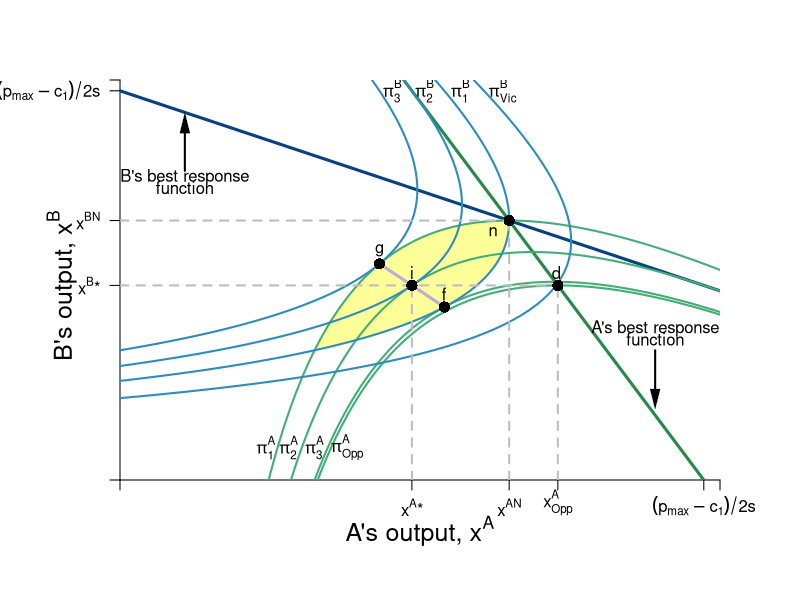

The R script that drew this image:
require(shape)
pdf(file = "competitionmarkets/cournot_brfs_profits.pdf", width = 9, height = 7)

#Set parameters for graphics
axislabelsize <- 1.5
graphlinewidth <- 3
segmentlinewidth <- 2

COL <- c("#7fc97f", "#beaed4", "#fdc086", "#ffff99", "#386cb0", "#f0027f", "#bf5b17", "#666666")
COLA <- c("#99d8c9","#66c2a4","#41ae76", "#238b45", "#005824")
COLB <- c("#4eb3d3", "#2b8cbe", "#0868ac","#084081")

par(mar =  c(6, 6, 4, 4))

piA <- function(xa, xb, s = 0.5, pmax = 20, c1 = 2) {
  (pmax - s*xb)*xa - s*(xa)^2 - c1*xa
}

piB <- function(xa, xb, s = 0.5, pmax = 20, c1 = 2) {
  (pmax - s*xa)*xb - s*(xb)^2 - c1*xb
}

brfB <- function(xa, s = 0.5, pmax = 20, c1 = 2) {
  (pmax - c1)/(2*s) - (1/2)*xa
}

brfA <- function(xa, s = 0.5, pmax = 20, c1 = 2) {
  (pmax - c1)/s - 2*xa
}

isoA <- function(xa, s = 0.5, pmax = 20, c1 = 2, piA = 72){
  -(c1*xa - pmax*xa + s*xa^2 + piA)/(s*xa)
}

isoB1 <- function(xa, s = 0.5, pmax = 20, c1 = 2, piB = 72){
   (-sqrt((c1 - pmax + s*xa)^2 - 4*piB*s) - c1 + pmax -s*xa)/(2*s)
}

isoB2 <- function(xa, s = 0.5, pmax = 20, c1 = 2, piB = 72){
  (sqrt((c1 - pmax + s*xa)^2 - 4*piB*s) - c1 + pmax -s*xa)/(2*s)
}


#Input into Wolfram Alpha: solve for x y = 1/b - (0.5*x)/(a*b) - u/(a*b*x)

#solve for y 72 = (p - s*y)*x - s*(x)^2 - c1*x 
#solve for y 72 = (p - s*x)*y - s*(y)^2 - c1*y

xlims <- c(0, 18.5)
ylims <- c(0, 18.5)

npts <- 501 
x <- seq(xlims[1], xlims[2], length.out = npts)
y <- seq(ylims[1], ylims[2], length.out = npts) 
a <- c(72, 81, 90, 91.125)
b <- c(61, 72, 81, 90)

plot(0, 0, xlim = xlims, ylim = ylims, type = "n",
     xlab = expression(paste("")),
     ylab = expression(paste("")), 
     xaxt = "n", 
     yaxt = "n", 
     cex.lab = axislabelsize, 
     bty = "n",
     xaxs="i", 
     yaxs="i")

# ticksy <- seq(from = 0, to = ylims[2], by = 2)
# ylabels <- seq(from = 0, to = ylims[2], by = 2)
# ticksx <- seq(from = 0, to = xlims[2], by = 2)
# xlabels <- seq(from = 0, to = xlims[2], by = 2)
ticksy <- c(0, 9, 12, 18, ylims[2])
ylabels <- c(NA, expression(paste(x^{B},"*")), expression(paste(x^{BN})), expression(paste((p[max] - c[1])/2*s)), NA)
ticksx <- c(0, 9, 12, 13.5, 18, xlims[2])
xlabels <- c(NA, expression(paste(x^{A},"*")), expression(paste(x^{AN})), expression(paste(x[Opp]^{A})), expression(paste( (p[max] - c[1])/2*s )), NA)


axis(1, at = ticksx, pos = 0, labels = xlabels)
axis(2, at = ticksy, pos = 0, labels = ylabels, las = 1)

npts <- 500 
xx1 <- seq(xlims[1], xlims[2], length.out = npts)

#Pareto-improving lens
xpoly1 <- seq(from = 5.95, to = 12, length.out = 500)
ypoly1 <- isoA(xpoly1)
ypoly2 <- isoB1(xpoly1)
polygon(x = c(xpoly1, rev(xpoly1)), y = c(ypoly1, rev(ypoly2)), col=COL[4], density=NULL, border = NA)


lines(xx1, brfA(xx1, s = 0.5, pmax = 20, c1 = 2), col = COLA[4], lwd = graphlinewidth)
lines(xx1, brfB(xx1, s = 0.5, pmax = 20, c1 = 2), col = COLB[4], lwd = graphlinewidth)

contour(y, x, 
        outer(x, y, piA),
        #labels = c("v1", "v2", "v3"),
        drawlabels = FALSE,
        col = COLA[3],
        #xlab = expression(paste("A's Apples, ", x)),
        #ylab = expression(paste("A's Oranges, ", y)),
        #cex.lab = axislabelsize,
        lwd = segmentlinewidth,
        levels = a, 
        xaxs="i", 
        yaxs="i", 
        add = TRUE) 

mtext(expression(paste("A's output, ", x^A)), side=1, line = 2.5, cex = axislabelsize)
text(-1.8, 9, expression(paste("B's output, ", x^B)), xpd = TRUE, cex = axislabelsize, srt = 90) 

#Add arrows:
#arrows(-0.8, 10, -0.8, 14, xpd = TRUE, length=0.1,angle=40,lwd=3)
#arrows(6.2, -1.7, 9, -1.7, xpd = TRUE, length=0.1,angle=40,lwd=3)


contour(x, y, 
        outer(x, y, piB),
        #labels = c("v1", "v2", "v3"),
        drawlabels = FALSE,
        col = COLB[2],
        #xlab = expression(paste("")),
        #ylab = expression(paste("")),
        lwd = segmentlinewidth,
        levels = b, 
        add = TRUE
        #xaxs="i", 
        #yaxs="i"
) 


#segments(4.11765, 6.17647, 5.88, 8.88, lty = 1, col = COL[2] , lwd = graphlinewidth)
# text(7.3, 3, expression("Pareto Efficient"))
# text(7.3, 2.4, expression("Curve"))
# Arrows(7.3, 3.5, 7.3, 6.1, col = "black", lty = 1, lwd = 2, arr.type = "triangle", arr.lwd = 0.5)

#Label the iso-welfare functions for the HG, Aisha
text(4.5, 1.5, expression(pi[1]^A))
text(5.2, 1.5, expression(pi[2]^A))
text(6, 1.5, expression(pi[3]^A))
text(7, 1.5, expression(pi[Opp]^A))
#text(6.6, 8.3, expression(u[4]^A))

#Label the indifference curves for the HG, Betty
text(11.8, 18, expression(pi[Vic]^B))
text(10.5, 18, expression(pi[1]^B))
text(9.4, 18, expression(pi[2]^B))
text(8.4, 18, expression(pi[3]^B))
#text(3.4, 6.9, expression(v[4]^B))

#Label Nash Equilibrium 
segments(0, 12, 12, 12, lty = 2, col = "gray" , lwd = segmentlinewidth)
segments(12, 0, 12, 12, lty = 2, col = "gray" , lwd = segmentlinewidth)
points(12, 12, pch = 16, col = "black", cex = 1.5)
#text(14, 12.4, expression(paste("Nash Equilibrium")))
text(11.5, 11.5, expression(paste("n")))

#Checking points
#points(5.95, 5.95, pch = 16, col = "black", cex = 1.5)
segments(8, 10, 10, 8, lty = 1, col = COL[2] , lwd = graphlinewidth)


text(9, 9.6, expression(paste("i")))
segments(0, 9, 13.5, 9, lty = 2, col = "gray" , lwd = segmentlinewidth)
segments(9, 0, 9, 9, lty = 2, col = "gray" , lwd = segmentlinewidth)
segments(13.5, 0, 13.5, 9, lty = 2, col = "gray" , lwd = segmentlinewidth)
points(9, 9, pch = 16, col = "black", cex = 1.5)
points(13.5, 9, pch = 16, col = "black", cex = 1.5)
text(13.45, 9.6, expression(paste("d")))


points(10, 8, pch = 16, col = "black", cex = 1.5)
text(10, 8.6, expression(paste("f")))
points(8, 10, pch = 16, col = "black", cex = 1.5)
text(8, 10.6, expression(paste("g")))


# #Annotate Pareto Efficient Curve and relevant points

# points(6, 8, pch = 16, col = "black", cex = 1.5)
# text(6, 8.5, expression(paste("g")))
# 
# points(8, 6, pch = 16, col = "black", cex = 1.5)
# text(7, 7.5, expression(paste("i")))
# 
# points(7, 7, pch = 16, col = "black", cex = 1.5)
# text(8, 6.5, expression(paste("f")))

#points(5.84, 8.77, pch = 16, col = "black", cex = 1.5)

#A's brf
text(2, 14, expression(paste("B's best response")))
text(2, 13.5, expression(paste("function")))
Arrows(2, 14.3, 2, 16.5, col = "black", lty = 1, lwd = 2, arr.type = "triangle", arr.lwd = 0.5)

#B's brf
text(16.5, 7, expression(paste("A's best response")))
text(16.5, 6.5, expression(paste("function")))
Arrows(16.5, 6, 16.5, 3.75, col = "black", lty = 1, lwd = 2, arr.type = "triangle", arr.lwd = 0.5)


dev.off()
